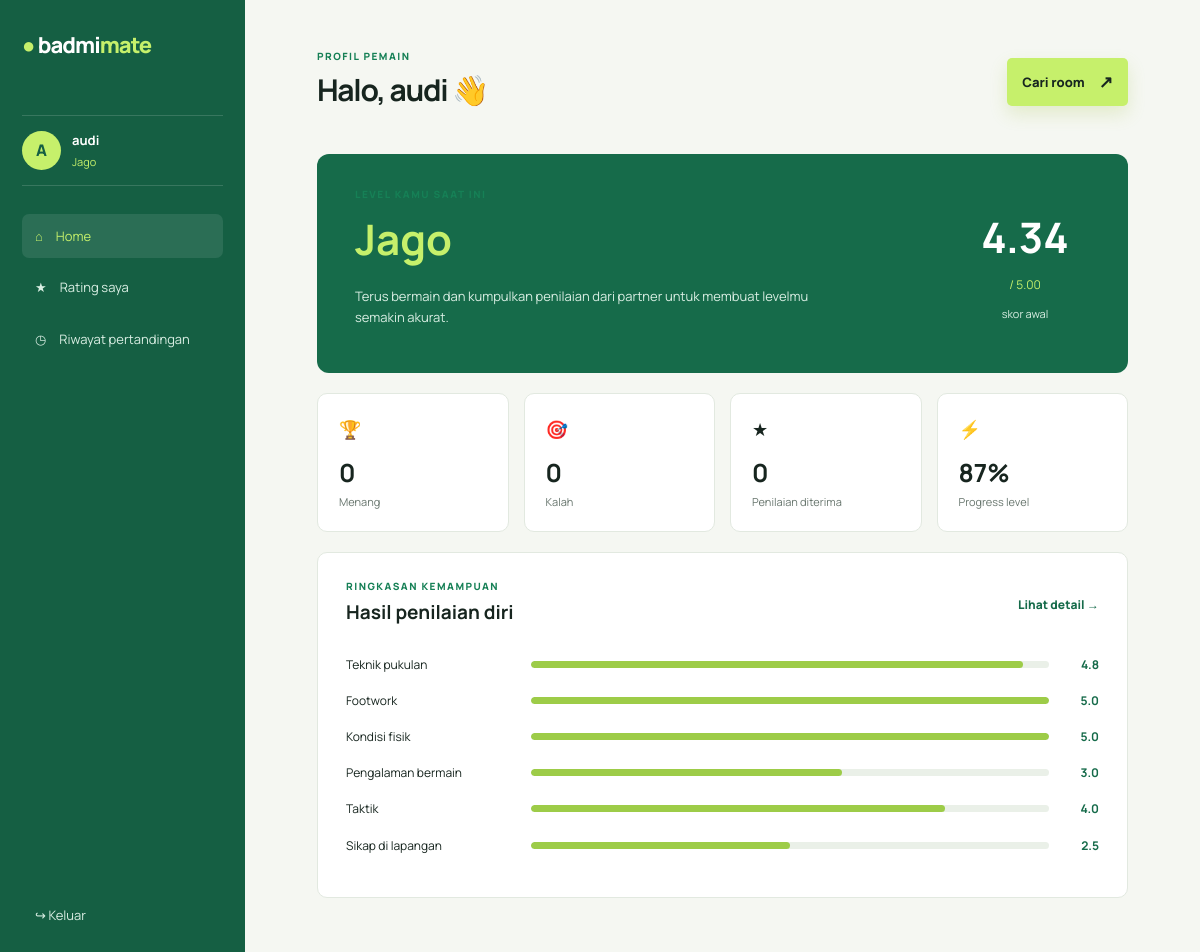
Screenshot of /profile (signed in) with the database file from the repository.
### tables this page shows
CREATE TABLE users (
                id INTEGER PRIMARY KEY AUTOINCREMENT,
                full_name TEXT NOT NULL,
                email TEXT NOT NULL UNIQUE,
                phone TEXT NOT NULL,
                password TEXT NOT NULL
            );

CREATE TABLE profiles (
                id INTEGER PRIMARY KEY AUTOINCREMENT,
                user_id INTEGER NOT NULL UNIQUE,
                level TEXT NOT NULL,
                score REAL NOT NULL,
                assessment TEXT NOT NULL,
                completed_at TEXT NOT NULL,
                FOREIGN KEY (user_id) REFERENCES users(id)
            );

### app.py (the view)
@app.route("/profile")
def profile():
    user = logged_in_user()
    if not user:
        flash("Silakan masuk terlebih dahulu.", "error")
        return redirect(url_for("index") + "#login")
    with sqlite3.connect(DATABASE) as connection:
        profile_data = connection.execute(
            "SELECT level, score, assessment, completed_at FROM profiles WHERE user_id = ?",
            (user[0],),
        ).fetchone()
        matches = connection.execute(
            "SELECT opponent, venue, played_at, result, score FROM match_history "
            "WHERE user_id = ? ORDER BY id DESC", (user[0],)
        ).fetchall()
        ratings = connection.execute(
            "SELECT reviewer, aspect, stars, review, created_at FROM received_ratings "
            "WHERE user_id = ? ORDER BY id DESC", (user[0],)
        ).fetchall()
    assessment = json.loads(profile_data[2]) if profile_data else None
    wins = sum(1 for match in matches if match[3] == "Menang")
    losses = sum(1 for match in matches if match[3] == "Kalah")
    return render_template(
        "profile.html", user=user, profile_data=profile_data,
        assessment=assessment, matches=matches, ratings=ratings,
        wins=wins, losses=losses, section=request.args.get("section", "home"),
    )

### app.py (called while the page is built)
def logged_in_user():
    user_id = session.get("user_id")
    if not user_id:
        return None
    with sqlite3.connect(DATABASE) as connection:
        return connection.execute(
            "SELECT id, full_name, email, phone FROM users WHERE id = ?", (user_id,)
        ).fetchone()

### templates/profile.html (shortened to what this page needs)
<!doctype html>
<html lang="id">
<head>
  <link rel="stylesheet" href="{{ url_for('static', filename='style.css') }}">
  <link rel="stylesheet" href="{{ url_for('static', filename='profile.css') }}">
</head>
<body class="profile-body">
  {% if not profile_data %}
  <main class="assessment-page">
    <div class="assessment-card">
      <a class="profile-brand" href="{{ url_for('index') }}"><span>●</span> badmi<span>mate</span></a>
      <div class="assessment-progress"><i></i></div>
      <p class="profile-eyebrow">Langkah pertama</p>
      <h1>Kenali gaya mainmu</h1>
      <p class="assessment-intro">Pilih deskripsi yang paling mendekati kemampuanmu. Tidak ada jawaban benar atau salah.</p>
      {% with messages = get_flashed_messages(with_categories=true) %}{% for category, message in messages %}<div class="profile-message {{ category }}">{{ message }}</div>{% endfor %}{% endwith %}
      <form method="post" action="{{ url_for('save_assessment') }}" class="assessment-form">
        {% set questions = [
          ('serve', 'Servis', ['Masih sering gagal melewati net', 'Bisa servis pendek dengan bantuan', 'Servis cukup konsisten ke area yang dituju', 'Bisa mengatur variasi servis dengan baik', 'Servis akurat, bervariasi, dan menyulitkan lawan']),
          ('clear', 'Clear', ['Belum bisa mengirim shuttlecock ke belakang', 'Bisa clear tetapi tenaga dan arah belum stabil', 'Clear cukup jauh dan konsisten', 'Clear terarah untuk mengatur tempo permainan', 'Clear tajam, dalam, dan bisa membuka ruang serangan']),
          ('drop', 'Drop shot', ['Belum menguasai pukulan drop shot', 'Bisa melakukan drop shot sesekali', 'Drop shot cukup halus dan terarah', 'Bisa menyamarkan drop shot dari posisi berbeda', 'Drop shot sangat presisi dekat garis net']),
          ('smash', 'Smash', ['Belum percaya diri melakukan smash', 'Bisa smash tetapi arah dan tenaga belum stabil', 'Smash cukup keras dengan arah terkontrol', 'Bisa mengatur sudut dan variasi smash', 'Smash keras, tajam, dan konsisten menjadi senjata utama']),
          ('netting', 'Netting', ['Sering menyangkut atau terlalu tinggi', 'Bisa netting dengan kontrol sederhana', 'Netting cukup rapat dan terarah', 'Bisa mengatur spin dan menekan lawan di depan net', 'Netting sangat halus, tipis, dan konsisten']),
          ('drive', 'Drive', ['Belum nyaman dengan reli drive cepat', 'Bisa drive tetapi sering kehilangan kontrol', 'Drive cukup cepat dan stabil', 'Bisa mengubah arah drive untuk menekan lawan', 'Drive cepat, akurat, dan mampu menguasai reli']),
          ('backhand', 'Backhand', ['Masih kesulitan memukul dengan backhand', 'Backhand bisa digunakan dalam situasi sederhana', 'Backhand cukup konsisten dari berbagai posisi', 'Backhand terarah dan bisa digunakan untuk bertahan/menyerang', 'Backhand kuat, akurat, dan tetap stabil di bawah tekanan']),
          ('return_service', 'Return servis', ['Sering terlambat membaca arah servis', 'Bisa mengembalikan servis mudah', 'Return cukup konsisten ke area aman', 'Bisa mengarahkan return untuk mengambil inisiatif', 'Return tajam dan langsung memberi tekanan']),
          ('footwork', 'Footwork', ['Sering terlambat mencapai shuttlecock', 'Mulai memahami posisi dasar lapangan', 'Pergerakan cukup cepat dan kembali ke posisi', 'Langkah efisien dan mampu menjangkau sudut lapangan', 'Footwork sangat ringan, cepat, dan selalu siap']),
          ('stamina', 'Stamina', ['Cepat lelah dalam permainan singkat', 'Mampu bermain sebentar dengan jeda', 'Mampu menyelesaikan permainan normal', 'Stamina terjaga dalam reli dan pertandingan panjang', 'Sangat tahan bermain dengan intensitas tinggi']),
          ('agility', 'Kelincahan', ['Sulit mengubah arah gerak', 'Bisa bergerak tetapi masih kaku', 'Cukup lincah mengikuti arah shuttlecock', 'Cepat berpindah dan menjaga keseimbangan', 'Sangat lincah, eksplosif, dan responsif']),
          ('experience', 'Pengalaman bermain', ['Baru mulai belajar badminton', 'Pernah bermain sesekali bersama teman', 'Rutin bermain dan memahami aturan dasar', 'Sering bermain di komunitas atau turnamen kecil', 'Berpengalaman bertanding dan menghadapi banyak gaya lawan']),
          ('tactics', 'Pemahaman taktik', ['Masih fokus mengembalikan shuttlecock saja', 'Mulai memahami area kosong lawan', 'Bisa mengatur pola serangan dan bertahan sederhana', 'Mampu membaca permainan dan mengubah strategi', 'Sangat memahami pola, tempo, posisi, dan kelemahan lawan']),
          ('sportsmanship', 'Sportivitas', ['Masih perlu belajar aturan dan sikap pertandingan', 'Berusaha mengikuti aturan permainan', 'Menghargai keputusan dan lawan', 'Konsisten jujur, tenang, dan menghargai partner', 'Menjadi contoh sportivitas dan membantu suasana pertandingan']),
          ('enjoyment', 'Keasyikan diajak main', ['Masih canggung berkomunikasi saat bermain', 'Mulai bisa mengikuti suasana permainan', 'Komunikatif dan nyaman diajak bermain', 'Suportif, adaptif, dan membuat partner berkembang', 'Sangat positif, menyenangkan, dan membangun suasana komunitas'])
        ] %}
        {% for key, title, options in questions %}
        <fieldset class="question-card"><legend>{{ loop.index }}. {{ title }}</legend>{% for option in options %}<label><input type="radio" name="{{ key }}" value="{{ loop.index }}" required><span><b>{{ loop.index }}</b>{{ option }}</span></label>{% endfor %}</fieldset>
        {% endfor %}
        <button class="button assessment-submit" type="submit">Simpan penilaian & buka profil <b>↗</b></button>
      </form>
    </div>
  </main>
  {% else %}
  <div class="profile-layout">
    <aside class="profile-sidebar">
      <a class="profile-brand" href="{{ url_for('index') }}"><span>●</span> badmi<span>mate</span></a>
      <div class="profile-user"><div class="avatar">{{ user[1][:1].upper() }}</div><div><b>{{ user[1] }}</b><small>{{ profile_data[0] }}</small></div></div>
      <nav class="profile-nav"><a class="{{ 'active' if section == 'home' else '' }}" href="{{ url_for('profile', section='home') }}">⌂ <span>Home</span></a><a class="{{ 'active' if section == 'rating' else '' }}" href="{{ url_for('profile', section='rating') }}">★ <span>Rating saya</span></a><a class="{{ 'active' if section == 'history' else '' }}" href="{{ url_for('profile', section='history') }}">◷ <span>Riwayat pertandingan</span></a></nav>
      <a class="sidebar-logout" href="{{ url_for('logout') }}">↪ Keluar</a>
    </aside>
    <main class="profile-main">
      <header class="profile-topbar"><div><p class="profile-eyebrow">Profil pemain</p><h1>Halo, {{ user[1].split()[0] }} 👋</h1></div><a class="button button-small" href="{{ url_for('index') }}">Cari room <b>↗</b></a></header>
      {% if section == 'home' %}
      <section class="profile-hero"><div><p class="profile-eyebrow">Level kamu saat ini</p><h2>{{ profile_data[0] }}</h2><p>Terus bermain dan kumpulkan penilaian dari partner untuk membuat levelmu semakin akurat.</p></div><div class="level-score"><strong>{{ profile_data[1] }}</strong><span>/ 5.00</span><small>skor awal</small></div></section>
      <div class="stat-grid"><article><span>🏆</span><b>{{ wins }}</b><small>Menang</small></article><article><span>🎯</span><b>{{ losses }}</b><small>Kalah</small></article><article><span>★</span><b>{{ ratings|length }}</b><small>Penilaian diterima</small></article><article><span>⚡</span><b>{{ '%.0f'|format(profile_data[1] / 5 * 100) }}%</b><small>Progress level</small></article></div>
      <section class="profile-panel"><div class="panel-heading"><div><p class="profile-eyebrow">Ringkasan kemampuan</p><h2>Hasil penilaian diri</h2></div><a href="{{ url_for('profile', section='rating') }}">Lihat detail →</a></div>{% for name, value in assessment.groups.items() %}<div class="skill-row"><span>{{ name }}</span><div class="skill-bar"><i style="width: {{ value / 5 * 100 }}%"></i></div><b>{{ '%.1f'|format(value) }}</b></div>{% endfor %}</section>
      {% endif %}
    </main>
  </div>
  {% endif %}
</body>
</html>

### static/style.css (style rules this page uses)
:root { --ink:#17251f;--muted:#69756f;--green:#166b4a;--lime:#c6f06b;--cream:#f7f8f2;--line:#e5e9e1 }
* { box-sizing:border-box }
html { scroll-behavior:smooth }
body { margin:0;color:var(--ink);font-family:Manrope,Arial,sans-serif;background:#fff;line-height:1.6 }
a { text-decoration:none;color:inherit }
.button { display:inline-flex;align-items:center;justify-content:center;gap:14px;background:var(--lime);color:var(--ink);font-size:13px;font-weight:800;padding:15px 21px;border-radius:5px;box-shadow:0 8px 18px #9abc3433 }
.button b { font-size:17px }
.button-small { padding:10px 15px }

### static/profile.css (style rules this page uses)
.profile-body { background:#f5f7f2;color:#17251f }
.profile-brand { display:block;color:#fff;font-size:22px;font-weight:800;letter-spacing:-1px }
.profile-brand span:first-child { color:#c6f06b }
.profile-brand span:last-child { color:#c6f06b }
.profile-layout { display:flex;min-height:100vh }
.profile-sidebar { position:fixed;inset:0 auto 0 0;width:245px;padding:28px 22px;background:#155f43;color:#fff;display:flex;flex-direction:column }
.profile-user { display:flex;align-items:center;gap:11px;margin:52px 0 28px;padding:14px 0;border-block:1px solid #ffffff26 }
.profile-user b,.profile-user small { display:block }
.profile-user b { font-size:13px }
.profile-user small { color:#c6f06b;font-size:11px;margin-top:2px }
.avatar { width:39px;height:39px;display:grid;place-items:center;border-radius:50%;background:#c6f06b;color:#155f43;font-weight:800 }
.profile-nav { display:grid;gap:7px }
.profile-nav a { display:flex;align-items:center;gap:13px;padding:12px 13px;border-radius:7px;color:#d9eee3;font-size:13px }
.profile-nav a.active,.profile-nav a:hover { background:#ffffff18;color:#c6f06b }
.sidebar-logout { margin-top:auto;color:#d9eee3;font-size:13px;padding:12px 13px }
.profile-main { width:calc(100% - 245px);margin-left:245px;padding:48px min(6vw,80px);max-width:1400px }
.profile-topbar { display:flex;justify-content:space-between;align-items:center;margin-bottom:38px }
.profile-topbar h1,.page-heading h2 { margin:2px 0;font-size:30px;letter-spacing:-1.3px }
.profile-eyebrow { margin:0;color:#168056;text-transform:uppercase;font-size:10px;font-weight:800;letter-spacing:1.5px }
.profile-hero { display:flex;justify-content:space-between;align-items:center;padding:32px 38px;border-radius:12px;background:#166b4a;color:#fff;margin-bottom:20px }
.profile-hero h2 { font-size:42px;margin:4px 0;color:#c6f06b }
.profile-hero p:not(.profile-eyebrow) { max-width:500px;color:#d9eee3;font-size:13px }
.level-score { min-width:130px;text-align:center }
.level-score strong { font-size:42px;display:block }
.level-score span { font-size:12px;color:#c6f06b }
.level-score small { display:block;color:#d9eee3;font-size:11px;margin-top:8px }
.stat-grid { display:grid;grid-template-columns:repeat(4,1fr);gap:15px;margin-bottom:20px }
.stat-grid article { padding:21px;background:#fff;border:1px solid #e2e9e0;border-radius:10px }
.stat-grid span,.stat-grid b,.stat-grid small { display:block }
.stat-grid span { font-size:18px }
.stat-grid b { font-size:25px;margin-top:9px }
.stat-grid small { color:#68766e;font-size:11px }
.profile-panel { padding:25px 28px;background:#fff;border:1px solid #e2e9e0;border-radius:10px;margin-bottom:20px }
.panel-heading { display:flex;align-items:center;justify-content:space-between;margin-bottom:24px }
.panel-heading h2 { font-size:19px;margin:3px 0 }
.panel-heading a { color:#166b4a;font-size:12px;font-weight:800 }
.skill-row { display:grid;grid-template-columns:170px 1fr 35px;align-items:center;gap:15px;margin:17px 0;font-size:12px }
.skill-row>b { text-align:right;color:#166b4a }
.skill-bar { height:7px;background:#eaf0e8;border-radius:10px;overflow:hidden }
.skill-bar i { display:block;height:100%;border-radius:10px;background:#9dcc48 }

### rows the page displays
users: full_name "A", full_name "audi"
profiles: level "Jago", score "4.34", profile_data[1]/5*100 "87"

### other values shown
{{ wins }} "0"
{{ losses }} "0"
{{ ratings|length }} "0"
{{ name }} "Teknik pukulan" "Footwork" "Kondisi fisik" "Pengalaman bermain" "Taktik" "Sikap di lapangan"
{{ '%.1f'|format(value) }} "4.8" "5.0" "5.0" "3.0" "4.0" "2.5"
